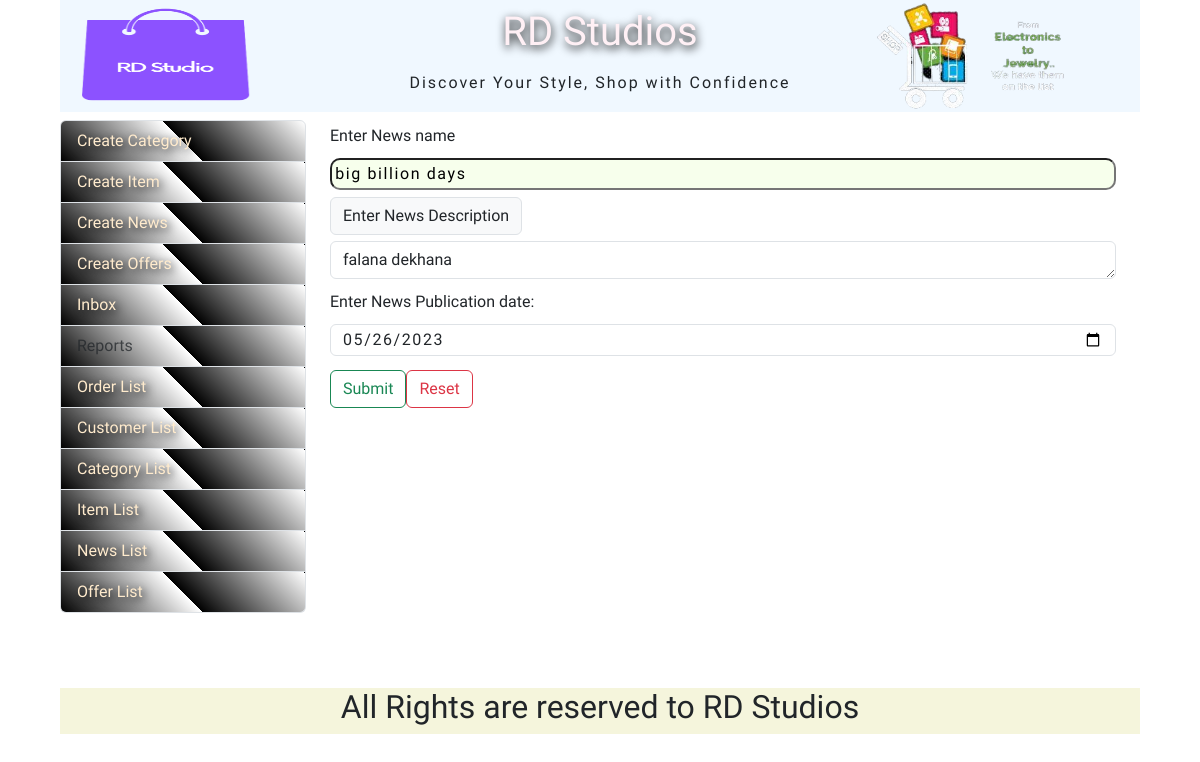
/editNews.php?news_id=2, run on the app's committed database.
### tables this page shows
CREATE TABLE IF NOT EXISTS `news_info` (
  `news_id` int(11) NOT NULL AUTO_INCREMENT,
  `news_name` varchar(80) NOT NULL,
  `news_description` text NOT NULL,
  `news_publication_date` date NOT NULL,
  `news_registration_date` date NOT NULL,
  PRIMARY KEY (`news_id`)
);

### editNews.php (the view, shortened to what this page needs)
<?php
require_once("header.php");
?>
<div id="container" >
<div id="adminArea" class="row">
<div id="leftAdminArea">
    <?php
     require_once("adminMenu.php");
    ?>
</div>
<div id="rightAdminArea">
<?php
  require_once("dbconnect.php");
   $news_id=$_REQUEST['news_id'];
   $sql = "select * from news_info where news_id='$news_id'";
  $rsNews= mysqli_query($con,$sql) or die("Query Error");
   $row=mysqli_fetch_array($rsNews);
   $a= $row['news_name'];
   $b=$row['news_description'];
   $c=$row['news_publication_date'];
   ?>
  <form method="post" action="updateNews.php" enctype="multipart/form-data">
   <label for="txtName">Enter News name</label>
   <input type="text" name="txtName" value="<?=$a?>">
<div class="input-group-prepend">
    <span class="input-group-text">Enter News Description</span>
  </div>
  <textarea name="txtAreaNewsDes" row="5"  class="form-control" aria-label="With textarea"><?=$b?></textarea>
   <label for="dtPub">Enter News Publication date:</label>
          <div class="input-group date" id="datepicker" data-target-input="nearest">
            <input type="date" name="dtPub" value="<?=$c?>" class="form-control datetimepicker-input" data-target="#datepicker" />
          </div>
 <div id="formButtons">
 <button type="submit" class="btn btn-outline-success mt-2">Submit</button>
 <button type="reset" class="btn btn-outline-danger mt-2">Reset</button>
 </div>
</form>
</div>
</div>
</div>
<?php
require_once("footer.php");
?>

### css/style.css (style rules this page uses)
* { margin: 0px; padding: 0px; }
body { font-family: 'Balthazar', serif; }
#container { margin: 0.5rem; width: 90vw; display: flex; flex-direction: column; min-height: 70vh; max-height: fit-content; }
#container form { display: flex; flex-wrap: wrap; flex-direction: column; align-content: space-around; justify-content: center; align-items: flex-start; font-size: 1rem; line-height: 2rem; }
#container form input,#container form select,#container form textarea { width: 100%; height: 2rem; margin: 0.4rem 0px; }
form { display: flex; flex-direction: row; flex-wrap: nowrap; justify-content: center; align-items: center; }
form input { margin-left: 1rem; margin-top: 0.3rem; padding: 0.2rem; border-radius: 10px; letter-spacing: .1em; color: black; background-color: #f7ffec; }
#formButtons { display: flex; }
#adminArea { width: 100%; }
#leftAdminArea { width: 25%; }
#rightAdminArea { width: 75%; }

### data on the page
news_info: txtName "big billion days", txtAreaNewsDes "falana dekhana", dtPub "05/26/2023"
